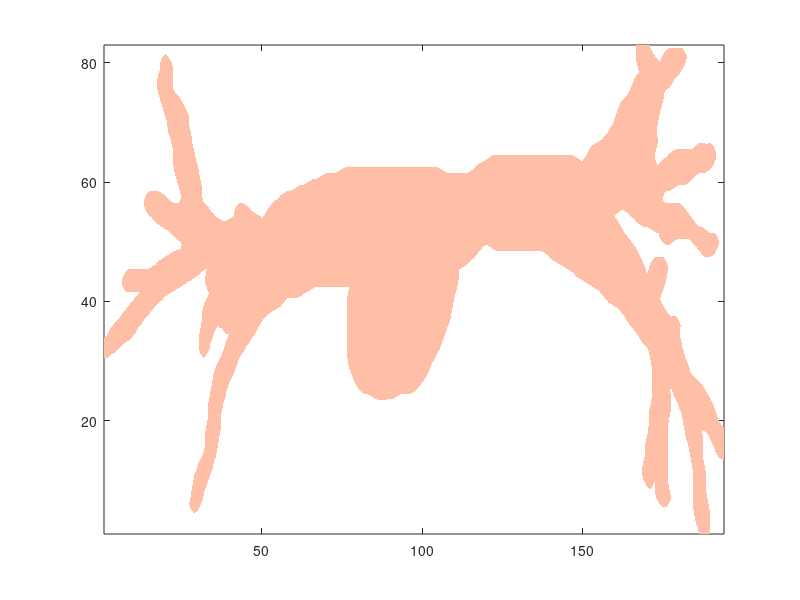

Write the MATLAB code that produced this figure. (Note: this script raises an error after producing the figure.)
close all
clear all

% Jazda kamery w drzewie oskrzelowym po scie�ce
load vol_sc; vol=squeeze(vol_sc); clear vol_sc; size(vol),
%vol_old=vol;

load PTH;
load PTHs;
load('lok_tab_ct'); %zniekszta�cenia geometryczne kamery
LineWidth=3;
is_tr=0.5; %pr�g do izosurfice


SE = strel('ball',1,1);
N=3; SE=ones(N,N,N);
SE
vol = imdilate(vol,SE); %pogrubienie drzewa

% figure, hold on
%     I=find(vol_old==1);
%     [xx,yy,zz] = ind2sub(size(vol_old),I);
%     plot3(yy,xx,zz,'b.'), grid on
%
%     I=find(abs(vol-vol_old)>0);
%     [xx,yy,zz] = ind2sub(size(vol_old),I);
%     plot3(yy,xx,zz,'r.'), grid on
%
%     axis([0 size(vol,2) 0 size(vol,1) 0 size(vol,3)])
%     box on
%     camproj p;
%     daspect([1 1 1]);
%     hold on
%     view([-10 -60])
%

%tic, vol = smooth3(vol,'gaussian',3); toc
tic, vol = smooth3(vol,'box',3); toc       %wygladzenie 3-D

%return
FV=isosurface(vol,is_tr);

% figure(1), set(gcf,'Position',[5   299   494   396]);
% % hiso = patch(FV,'FaceColor',[1,.75,.65],'EdgeColor','none');
% % %set(gcf,'Renderer','zbuffer'),
% % lighting phong,
% % alpha(0.5)
% % hlight = camlight('headlight');
% hold on,
% plot3(PTH(:,2),PTH(:,1),PTH(:,3),'r.')
% plot3(PTHs(:,2),PTHs(:,1),PTHs(:,3),'b.')
% %axis tight;
% axis([0 size(vol,2) 0 size(vol,1) 0 size(vol,3)])
% box on
% camproj perspective;
% daspect([1 1 1]);
% VIEW([0, -20])


figure(2),  %set(gcf,'Position',[507   299   513   396]);
set(gcf,'Position',[5   315   369   382]);

hiso = patch(FV,'FaceColor',[1,.75,.65],'EdgeColor','none');
%hiso = patch(FV,'FaceColor',red,'EdgeColor','none');
axis tight; box on
camproj perspective;
daspect([1 1 1]);
lighting phong,
view([0, -83])
hlight = camlight('headlight');
material DULL
camva(45);


%F = getframe;
%hold on,
%plot3(PTH(:,2),PTH(:,1),PTH(:,3),'r.')
%plot3(PTHs(:,2),PTHs(:,1),PTHs(:,3),'b.')

%figure(3), set(gcf,'Position',[388    18   355   675]);
% imshow(F.cdata), clear F;

%H = FSPECIAL('average',[3 3]);
H = fspecial('gaussian');

% PNG = double(IMREAD('00000043.png'));
% Normowanie
% PNG = (PNG(:,:,1)+PNG(:,:,2)+PNG(:,:,3))/3;
% PNG = PNG-min(PNG(:));
% PNG = uint8((255*PNG/max(PNG(:))));

ofset=5;
for k=1:1:20%size(PTHs,1)-ofset-1;
    %     figure(1)
    %         plot3(PTHs(:,2),PTHs(:,1),PTHs(:,3),'b*','LineWidth',LineWidth)
    %         plot3(PTHs(k,2), PTHs(k,1), PTHs(k,3),'r*','LineWidth',LineWidth)
    %         plot3(PTHs(k+ofset,2), PTHs(k+ofset,1), PTHs(k+ofset,3),'g*','LineWidth',LineWidth)
    figure(2),
    campos([PTHs(k,2), PTHs(k,1), PTHs(k,3)])
    camtarget([PTHs(k+ofset,2), PTHs(k+ofset,1), PTHs(k+ofset,3)])
    camlight(hlight,'headlight')
    drawnow
    F = getframe; A=double(F.cdata); clear F;
    %         A = IMRESIZE(A,[size(PNG,1),size(PNG,2)], 'bilinear'); %niestey nie panuje nad rozmiarem zrzutki ekranu
    % Normowanie
    %         A = (A(:,:,1)+A(:,:,2)+A(:,:,3))/3;
    %         A = A-min(A(:));
    %         A = uint8((255*A/max(A(:))));
    %     figure(3),
    %     A=cam_dist(A, lok_tab_ct);
    
    
    
    %     B = IMFILTER(A,H); %wyg�adzenie 2-D
    
    %     imshow([B; PNG],[]), set(gcf,'Position',[388    18   355   675]);
end

